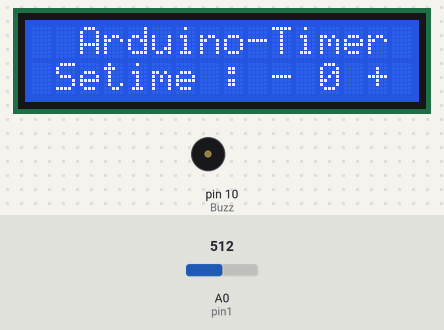
Bench run of a sketch on a simulated Arduino Uno, built with avr-gcc and run on an emulated ATmega328P. Parts: 16×2 character LCD, buzzer (waves = sounding, pin HIGH). The inputs (shaded band) are chosen by the test bench; at power-on: A0 (pin1) = 512. What the sketch prints to the serial monitor is not drawn.

Above: at 1.2 s.
1.3 s: A0 (pin1) set to 1006
2.8 s: A0 (pin1) set to 1023
At 3.7 s:
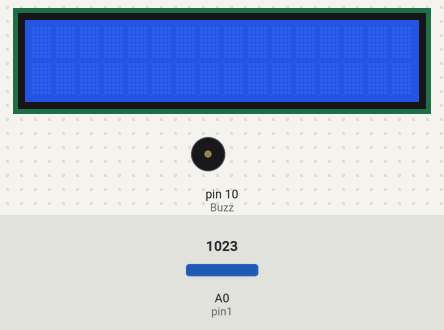
At 4.7 s:
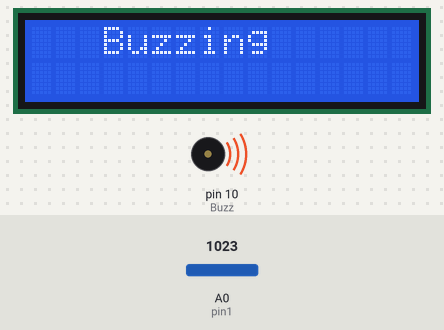
Timing chart, 0 to 11.8 s (numbered marks = the images above; inputs shaded):
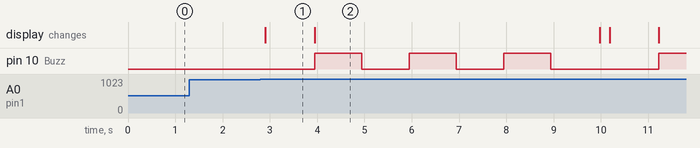

The sketch:

Ex10.ino
```cpp
#include <LiquidCrystal_I2C.h>
LiquidCrystal_I2C lcd(0x27,16,2);
int val=0;
int pin1 = A0;
int Buzz = 10;
void setup()
{
  Serial.begin(9600);
  lcd.begin();
  lcd.clear();
  lcd.backlight();
  pinMode(pin1, INPUT);
  pinMode(Buzz, OUTPUT);
}
void BlowBuz()
{
  String text="   Buzzing   ";
  lcd.clear();
  lcd.setCursor(0,0);
  lcd.print(text);
  for(int i=0;i<3;i++)
  {
    digitalWrite(Buzz,HIGH);
    delay(1000);
    digitalWrite(Buzz,LOW);
    delay(1000);
  }
}
void update()
{
  lcd.clear();
  String Head="  Arduino-Timer   ";
  String Time=" Setime : - "+String(val)+" +";
  lcd.setCursor(0,0);
  lcd.print(Head);
  lcd.setCursor(0,1);
  lcd.print(Time);
}
int SetClock(int Data)
{
  lcd.clear();
  String Timer;
  String Header;
  while(Data>=0)
  {

    delay(1000);
    Header="  Timer-Set   ";
    Timer=" Buz in "+String(Data)+" ...";
    lcd.setCursor(0,0);
    lcd.print(Header);
    lcd.setCursor(0,1);
    lcd.print(Timer);
    Data-=1;
  }
  if(Data==-1)
  {
    BlowBuz();
  }
  return 0;
}
void loop()
{
  if((analogRead(pin1)==22 || analogRead(pin1)==21) && val<99)
  {
    val+=1;
  }
  if((analogRead(pin1)==43 || analogRead(pin1)==42) && val>0)
  {
    val-=1;
  }
  if(analogRead(pin1)==1023)
  {
    SetClock(val);
  }
  Serial.println(analogRead(pin1));
  update();
  delay(200);
}
```

Measured:
- the behaviour switches between 1022 and 1023 on A0 (pin1) (found by bisection; images 0 and 1)
- after the input at 1.3 s, every drawn part: stays the same
- after the input at 2.8 s, pin 10 (Buzz): LOW → HIGH after 1.1 s, then repeats every 2.0 s: LOW 1.0 s, HIGH 1.0 s; the display: changes after 0.10 s (image 1)
- what the display in image 1 shows lasts 1.0 s, from 2.9 s to 3.9 s
